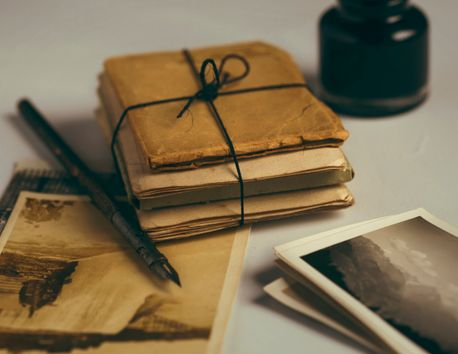
#> input picture 6-Image_Processing/img/1.jpeg, 458 x 354 px
$ python masking.py --image img/1.jpeg
#> lines starting #> are read from the running program, lines starting #| are printed output that depends on the picture; after the words box and inside, x2 and y2 are one past the last pixel; in counts of white or black regions, pixels touching at a corner belong together
"""
Masking allows us to focus only on the portions of the image that interest us.
Ex: Build a computer vision system to recognise faces.
"""
import numpy as np
import argparse
import cv2

ap = argparse.ArgumentParser()
ap.add_argument("-i", "--image", required=True, help="Path to the image")
args = vars(ap.parse_args())

image = cv2.imread(args["image"])
#> image is the input picture: shape (354, 458, 3); mean B, G, R 81.6, 110.1, 126
cv2.imshow("Original", image)

mask = np.zeros(image.shape[:2], dtype="uint8")
(cX, cY) = (image.shape[1] // 2, image.shape[0] // 2)
#> cX = 229; cY = 177
cv2.rectangle(mask, (cX-75, cY-75), (cX + 75, cY + 75), 255, -1)
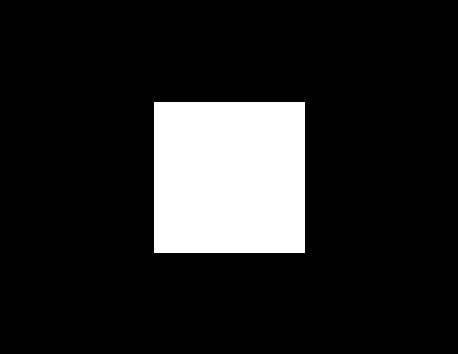
#> mask: shape (354, 458); 14.1% white; 1 white region, box (x1, y1, x2, y2) and area: (154, 102, 305, 253) 22801
cv2.imshow("Mask", mask)

masked = cv2.bitwise_and(image, image, mask=mask)
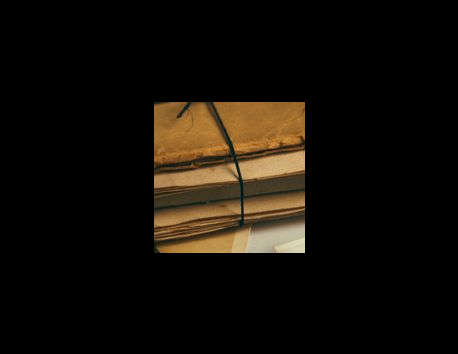
#> masked: shape (354, 458, 3); mean B, G, R 8.1, 14.2, 18.9
cv2.imshow("Mask Applied to Image", masked)
cv2.waitKey(0)

mask = np.zeros(image.shape[:2], dtype="uint8")
cv2.circle(mask, (cX, cY), 100, 255, -1)
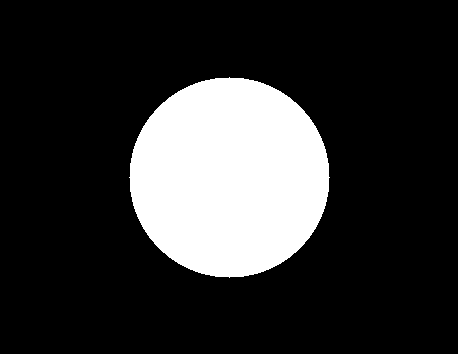
#> mask: shape (354, 458); 19.4% white; 1 white region, box (x1, y1, x2, y2) and area: (129, 77, 330, 278) 31417
masked = cv2.bitwise_and(image, image, mask=mask)
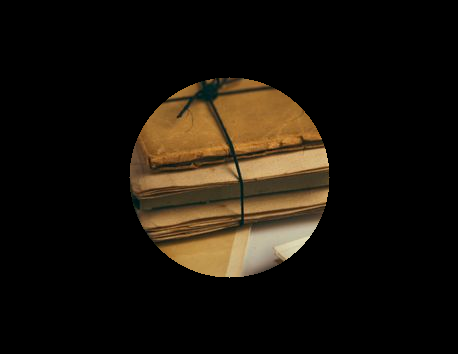
#> masked: shape (354, 458, 3); mean B, G, R 11.4, 19.6, 25.8
cv2.imshow("Mask", mask)
cv2.imshow("Mask Applied to Image", masked)
cv2.waitKey(0)
